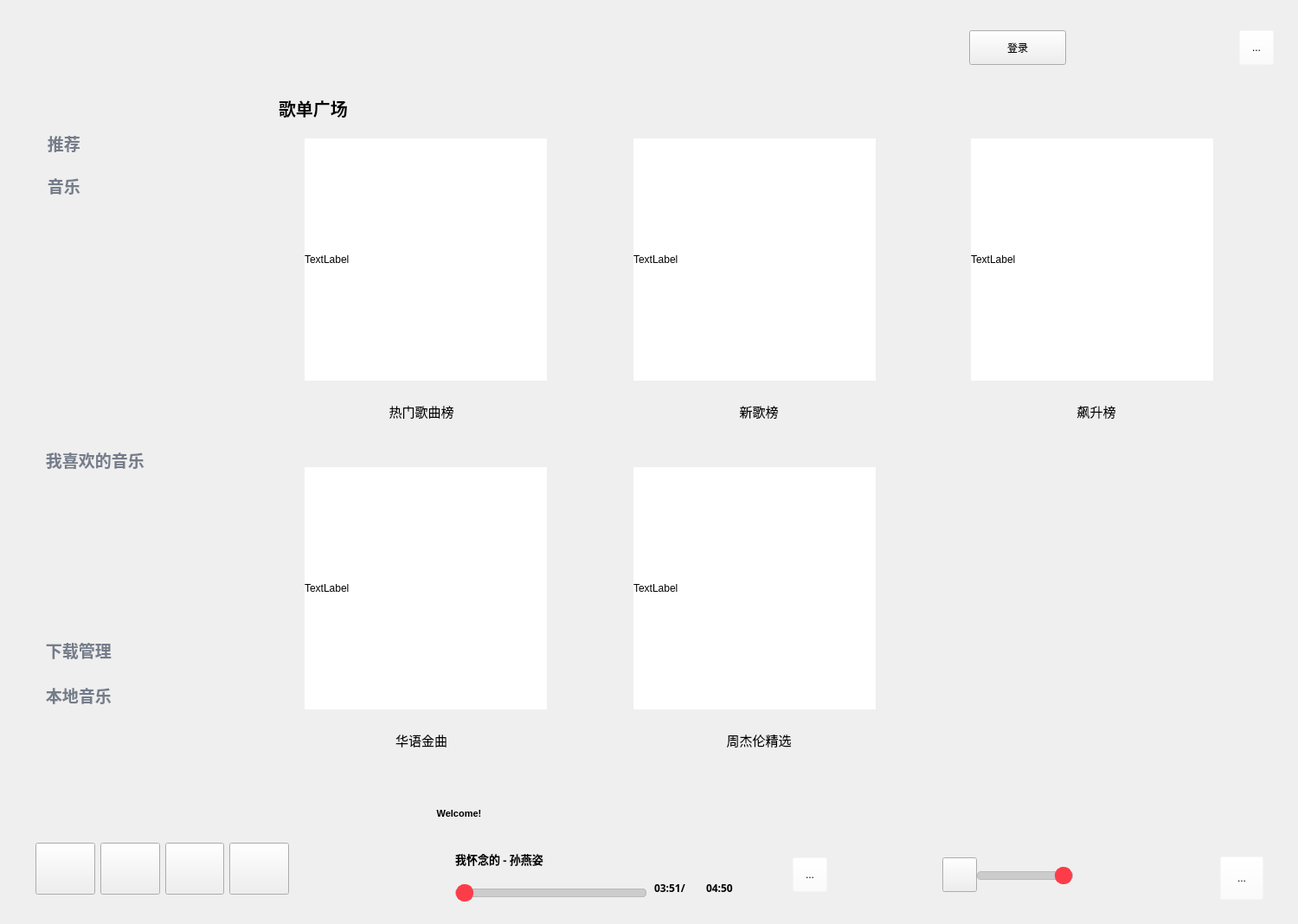
<?xml version="1.0" encoding="UTF-8"?>
<ui version="4.0">
 <class>Widget</class>
 <widget class="QWidget" name="Widget">
  <property name="geometry">
   <rect>
    <x>0</x>
    <y>0</y>
    <width>1500</width>
    <height>1068</height>
   </rect>
  </property>
  <property name="windowTitle">
   <string>Widget</string>
  </property>
  <widget class="QLabel" name="currentLyric">
   <property name="geometry">
    <rect>
     <x>320</x>
     <y>920</y>
     <width>421</width>
     <height>41</height>
    </rect>
   </property>
   <property name="font">
    <font>
     <family>Microsoft YaHei UI</family>
     <pointsize>8</pointsize>
     <weight>75</weight>
     <bold>true</bold>
     <kerning>true</kerning>
    </font>
   </property>
   <property name="text">
    <string>Welcome!</string>
   </property>
   <property name="alignment">
    <set>Qt::AlignCenter</set>
   </property>
  </widget>
  <widget class="QStackedWidget" name="stackedWidget">
   <property name="geometry">
    <rect>
     <x>292</x>
     <y>80</y>
     <width>1200</width>
     <height>850</height>
    </rect>
   </property>
   <property name="styleSheet">
    <string notr="true"/>
   </property>
   <property name="currentIndex">
    <number>1</number>
   </property>
   <widget class="QWidget" name="page_music">
    <widget class="RotateWidget" name="PostWidget" native="true">
     <property name="geometry">
      <rect>
       <x>120</x>
       <y>220</y>
       <width>400</width>
       <height>400</height>
      </rect>
     </property>
     <property name="sizePolicy">
      <sizepolicy hsizetype="Fixed" vsizetype="Fixed">
       <horstretch>0</horstretch>
       <verstretch>0</verstretch>
      </sizepolicy>
     </property>
     <property name="minimumSize">
      <size>
       <width>400</width>
       <height>400</height>
      </size>
     </property>
    </widget>
    <widget class="QWidget" name="widget_4" native="true">
     <property name="geometry">
      <rect>
       <x>630</x>
       <y>120</y>
       <width>461</width>
       <height>671</height>
      </rect>
     </property>
     <layout class="QVBoxLayout" name="verticalLayout">
      <item>
       <widget class="QLabel" name="lyricLabel_1">
        <property name="minimumSize">
         <size>
          <width>200</width>
          <height>40</height>
         </size>
        </property>
        <property name="font">
         <font>
          <pointsize>12</pointsize>
         </font>
        </property>
        <property name="text">
         <string/>
        </property>
        <property name="alignment">
         <set>Qt::AlignLeading|Qt::AlignLeft|Qt::AlignVCenter</set>
        </property>
        <property name="wordWrap">
         <bool>true</bool>
        </property>
       </widget>
      </item>
      <item>
       <widget class="QLabel" name="lyricLabel_2">
        <property name="minimumSize">
         <size>
          <width>200</width>
          <height>40</height>
         </size>
        </property>
        <property name="font">
         <font>
          <pointsize>12</pointsize>
         </font>
        </property>
        <property name="text">
         <string/>
        </property>
        <property name="alignment">
         <set>Qt::AlignLeading|Qt::AlignLeft|Qt::AlignVCenter</set>
        </property>
        <property name="wordWrap">
         <bool>true</bool>
        </property>
       </widget>
      </item>
      <item>
       <widget class="QLabel" name="lyricLabel_3">
        <property name="minimumSize">
         <size>
          <width>250</width>
          <height>50</height>
         </size>
        </property>
        <property name="font">
         <font>
          <family>微软雅黑</family>
          <pointsize>14</pointsize>
          <weight>75</weight>
          <bold>true</bold>
          <underline>false</underline>
         </font>
        </property>
        <property name="text">
         <string>Welcome!</string>
        </property>
        <property name="alignment">
         <set>Qt::AlignLeading|Qt::AlignLeft|Qt::AlignVCenter</set>
        </property>
        <property name="wordWrap">
         <bool>true</bool>
        </property>
       </widget>
      </item>
      <item>
       <widget class="QLabel" name="lyricLabel_4">
        <property name="minimumSize">
         <size>
          <width>200</width>
          <height>40</height>
         </size>
        </property>
        <property name="font">
         <font>
          <pointsize>12</pointsize>
         </font>
        </property>
        <property name="text">
         <string/>
        </property>
        <property name="alignment">
         <set>Qt::AlignLeading|Qt::AlignLeft|Qt::AlignVCenter</set>
        </property>
        <property name="wordWrap">
         <bool>true</bool>
        </property>
       </widget>
      </item>
      <item>
       <widget class="QLabel" name="lyricLabel_5">
        <property name="minimumSize">
         <size>
          <width>200</width>
          <height>40</height>
         </size>
        </property>
        <property name="font">
         <font>
          <pointsize>12</pointsize>
         </font>
        </property>
        <property name="text">
         <string/>
        </property>
        <property name="alignment">
         <set>Qt::AlignLeading|Qt::AlignLeft|Qt::AlignVCenter</set>
        </property>
        <property name="wordWrap">
         <bool>true</bool>
        </property>
       </widget>
      </item>
      <item>
       <widget class="QLabel" name="lyricLabel_6">
        <property name="minimumSize">
         <size>
          <width>200</width>
          <height>40</height>
         </size>
        </property>
        <property name="font">
         <font>
          <pointsize>12</pointsize>
         </font>
        </property>
        <property name="styleSheet">
         <string notr="true"/>
        </property>
        <property name="text">
         <string/>
        </property>
        <property name="alignment">
         <set>Qt::AlignLeading|Qt::AlignLeft|Qt::AlignVCenter</set>
        </property>
        <property name="wordWrap">
         <bool>true</bool>
        </property>
       </widget>
      </item>
      <item>
       <widget class="QLabel" name="lyricLabel_7">
        <property name="minimumSize">
         <size>
          <width>200</width>
          <height>40</height>
         </size>
        </property>
        <property name="font">
         <font>
          <pointsize>12</pointsize>
         </font>
        </property>
        <property name="styleSheet">
         <string notr="true"/>
        </property>
        <property name="text">
         <string/>
        </property>
        <property name="alignment">
         <set>Qt::AlignLeading|Qt::AlignLeft|Qt::AlignVCenter</set>
        </property>
        <property name="wordWrap">
         <bool>true</bool>
        </property>
       </widget>
      </item>
      <item>
       <widget class="QLabel" name="lyricLabel_8">
        <property name="minimumSize">
         <size>
          <width>200</width>
          <height>40</height>
         </size>
        </property>
        <property name="font">
         <font>
          <pointsize>12</pointsize>
         </font>
        </property>
        <property name="styleSheet">
         <string notr="true"/>
        </property>
        <property name="text">
         <string/>
        </property>
        <property name="alignment">
         <set>Qt::AlignLeading|Qt::AlignLeft|Qt::AlignVCenter</set>
        </property>
        <property name="wordWrap">
         <bool>true</bool>
        </property>
       </widget>
      </item>
      <item>
       <widget class="QLabel" name="lyricLabel_9">
        <property name="minimumSize">
         <size>
          <width>200</width>
          <height>40</height>
         </size>
        </property>
        <property name="font">
         <font>
          <pointsize>12</pointsize>
         </font>
        </property>
        <property name="styleSheet">
         <string notr="true"/>
        </property>
        <property name="text">
         <string/>
        </property>
        <property name="alignment">
         <set>Qt::AlignLeading|Qt::AlignLeft|Qt::AlignVCenter</set>
        </property>
        <property name="wordWrap">
         <bool>true</bool>
        </property>
       </widget>
      </item>
     </layout>
    </widget>
   </widget>
   <widget class="QWidget" name="page_home">
    <widget class="QLabel" name="label_enter_hotlist">
     <property name="geometry">
      <rect>
       <x>60</x>
       <y>80</y>
       <width>280</width>
       <height>280</height>
      </rect>
     </property>
     <property name="mouseTracking">
      <bool>true</bool>
     </property>
     <property name="styleSheet">
      <string notr="true">background-color: rgb(255, 255, 255);</string>
     </property>
     <property name="text">
      <string>TextLabel</string>
     </property>
    </widget>
    <widget class="QLabel" name="label_enter_newlist">
     <property name="geometry">
      <rect>
       <x>440</x>
       <y>80</y>
       <width>280</width>
       <height>280</height>
      </rect>
     </property>
     <property name="styleSheet">
      <string notr="true">background-color: rgb(255, 255, 255);</string>
     </property>
     <property name="text">
      <string>TextLabel</string>
     </property>
    </widget>
    <widget class="QLabel" name="label_enter_uplist">
     <property name="geometry">
      <rect>
       <x>830</x>
       <y>80</y>
       <width>280</width>
       <height>280</height>
      </rect>
     </property>
     <property name="styleSheet">
      <string notr="true">background-color: rgb(255, 255, 255);</string>
     </property>
     <property name="text">
      <string>TextLabel</string>
     </property>
    </widget>
    <widget class="QLabel" name="label_enter_goldlist">
     <property name="geometry">
      <rect>
       <x>60</x>
       <y>460</y>
       <width>280</width>
       <height>280</height>
      </rect>
     </property>
     <property name="styleSheet">
      <string notr="true">background-color: rgb(255, 255, 255);</string>
     </property>
     <property name="text">
      <string>TextLabel</string>
     </property>
    </widget>
    <widget class="QLabel" name="label_enter_jaylist">
     <property name="geometry">
      <rect>
       <x>440</x>
       <y>460</y>
       <width>280</width>
       <height>280</height>
      </rect>
     </property>
     <property name="styleSheet">
      <string notr="true">background-color: rgb(255, 255, 255);</string>
     </property>
     <property name="text">
      <string>TextLabel</string>
     </property>
    </widget>
    <widget class="QLabel" name="label_6">
     <property name="geometry">
      <rect>
       <x>30</x>
       <y>20</y>
       <width>261</width>
       <height>50</height>
      </rect>
     </property>
     <property name="font">
      <font>
       <family>Microsoft YaHei UI</family>
       <pointsize>15</pointsize>
       <weight>75</weight>
       <bold>true</bold>
      </font>
     </property>
     <property name="text">
      <string>歌单广场</string>
     </property>
    </widget>
    <widget class="QLabel" name="label_7">
     <property name="geometry">
      <rect>
       <x>130</x>
       <y>370</y>
       <width>130</width>
       <height>50</height>
      </rect>
     </property>
     <property name="font">
      <font>
       <family>Microsoft YaHei UI</family>
       <pointsize>11</pointsize>
      </font>
     </property>
     <property name="text">
      <string>热门歌曲榜</string>
     </property>
     <property name="alignment">
      <set>Qt::AlignCenter</set>
     </property>
    </widget>
    <widget class="QLabel" name="label_8">
     <property name="geometry">
      <rect>
       <x>520</x>
       <y>370</y>
       <width>130</width>
       <height>50</height>
      </rect>
     </property>
     <property name="font">
      <font>
       <family>Microsoft YaHei UI</family>
       <pointsize>11</pointsize>
      </font>
     </property>
     <property name="text">
      <string>新歌榜</string>
     </property>
     <property name="alignment">
      <set>Qt::AlignCenter</set>
     </property>
    </widget>
    <widget class="QLabel" name="label_9">
     <property name="geometry">
      <rect>
       <x>910</x>
       <y>370</y>
       <width>130</width>
       <height>50</height>
      </rect>
     </property>
     <property name="font">
      <font>
       <family>Microsoft YaHei UI</family>
       <pointsize>11</pointsize>
      </font>
     </property>
     <property name="text">
      <string>飙升榜</string>
     </property>
     <property name="alignment">
      <set>Qt::AlignCenter</set>
     </property>
    </widget>
    <widget class="QLabel" name="label_10">
     <property name="geometry">
      <rect>
       <x>130</x>
       <y>750</y>
       <width>130</width>
       <height>50</height>
      </rect>
     </property>
     <property name="font">
      <font>
       <family>Microsoft YaHei UI</family>
       <pointsize>11</pointsize>
      </font>
     </property>
     <property name="text">
      <string>华语金曲</string>
     </property>
     <property name="alignment">
      <set>Qt::AlignCenter</set>
     </property>
    </widget>
    <widget class="QLabel" name="label_11">
     <property name="geometry">
      <rect>
       <x>520</x>
       <y>750</y>
       <width>130</width>
       <height>50</height>
      </rect>
     </property>
     <property name="font">
      <font>
       <family>Microsoft YaHei UI</family>
       <pointsize>11</pointsize>
      </font>
     </property>
     <property name="text">
      <string>周杰伦精选</string>
     </property>
     <property name="alignment">
      <set>Qt::AlignCenter</set>
     </property>
    </widget>
   </widget>
   <widget class="QWidget" name="page_search"/>
   <widget class="QWidget" name="page_love">
    <widget class="QLabel" name="label_likeCover">
     <property name="geometry">
      <rect>
       <x>60</x>
       <y>40</y>
       <width>300</width>
       <height>300</height>
      </rect>
     </property>
     <property name="styleSheet">
      <string notr="true">background-color: rgb(255, 255, 255);</string>
     </property>
     <property name="text">
      <string>喜欢列表封面</string>
     </property>
    </widget>
    <widget class="QLabel" name="label_likeTitle">
     <property name="geometry">
      <rect>
       <x>400</x>
       <y>40</y>
       <width>300</width>
       <height>60</height>
      </rect>
     </property>
     <property name="font">
      <font>
       <family>Microsoft YaHei UI</family>
       <pointsize>15</pointsize>
       <weight>75</weight>
       <bold>true</bold>
      </font>
     </property>
     <property name="styleSheet">
      <string notr="true"/>
     </property>
     <property name="text">
      <string>我喜欢的音乐</string>
     </property>
    </widget>
    <widget class="QPushButton" name="pushButton_likePlay">
     <property name="geometry">
      <rect>
       <x>400</x>
       <y>270</y>
       <width>160</width>
       <height>70</height>
      </rect>
     </property>
     <property name="font">
      <font>
       <family>Microsoft YaHei UI</family>
       <pointsize>-1</pointsize>
      </font>
     </property>
     <property name="styleSheet">
      <string notr="true">QPushButton
{
    border-radius: 15px; /* 圆角半径 */
    padding: 5px; /* 内边距，避免文本紧贴边框 */
    background-color: #FC3D49; /* 背景颜色 */
    font-size: 23px; /* 字体大小*/
	color: #ffffff;
}
QPushButton:hover
{
    background-color: #e63742; /* 背景颜色 */
}

</string>
     </property>
     <property name="text">
      <string>播放</string>
     </property>
    </widget>
    <widget class="QListWidget" name="listWidget_like">
     <property name="geometry">
      <rect>
       <x>40</x>
       <y>369</y>
       <width>1135</width>
       <height>441</height>
      </rect>
     </property>
     <property name="styleSheet">
      <string notr="true">QListWidget {
    background-color: transparent; /* 设置QListWidget的背景为透明 */
    border: none; /* 不显示边框 */
    border-radius: 10px; /* 整体圆角 */
	outline:0px;
}

QListWidget::item {
    /*height: 150px; /* 设置每一项的高度 */
    border-radius: 10px; /* 每一项也设置圆角 */
    /*padding: 10px; /* 设置内边距 */
}

QListWidget::item:selected {
    /*background-color: #4CAF50; /* 选中项的背景颜色 */
    /*color: white; /* 选中项的文字颜色 */
}

QListWidget::item:hover {
    background-color: #f0f0f0; /* 鼠标悬停时项的背景颜色 */
    border-radius: 10px; /* 保持圆角 */
}
</string>
     </property>
    </widget>
   </widget>
   <widget class="QWidget" name="page_list">
    <widget class="QLabel" name="label_listCover">
     <property name="geometry">
      <rect>
       <x>60</x>
       <y>40</y>
       <width>300</width>
       <height>300</height>
      </rect>
     </property>
     <property name="styleSheet">
      <string notr="true"/>
     </property>
     <property name="text">
      <string/>
     </property>
    </widget>
    <widget class="QLabel" name="label_listTitle">
     <property name="geometry">
      <rect>
       <x>400</x>
       <y>40</y>
       <width>300</width>
       <height>60</height>
      </rect>
     </property>
     <property name="font">
      <font>
       <family>Microsoft YaHei UI</family>
       <pointsize>15</pointsize>
       <weight>75</weight>
       <bold>true</bold>
      </font>
     </property>
     <property name="styleSheet">
      <string notr="true"/>
     </property>
     <property name="text">
      <string>我喜欢的音乐-1</string>
     </property>
     <property name="alignment">
      <set>Qt::AlignLeading|Qt::AlignLeft|Qt::AlignTop</set>
     </property>
    </widget>
    <widget class="QPushButton" name="pushButton_listPlay">
     <property name="geometry">
      <rect>
       <x>400</x>
       <y>270</y>
       <width>160</width>
       <height>70</height>
      </rect>
     </property>
     <property name="font">
      <font>
       <family>Microsoft YaHei UI</family>
       <pointsize>-1</pointsize>
      </font>
     </property>
     <property name="styleSheet">
      <string notr="true">QPushButton
{
    border-radius: 15px; /* 圆角半径 */
    padding: 5px; /* 内边距，避免文本紧贴边框 */
    background-color: #FC3D49; /* 背景颜色 */
    font-size: 23px; /* 字体大小*/
	color: #ffffff;
}
QPushButton:hover
{
    background-color: #e63742; /* 背景颜色 */
}

</string>
     </property>
     <property name="text">
      <string>播放</string>
     </property>
    </widget>
    <widget class="QListWidget" name="listWidget_list">
     <property name="geometry">
      <rect>
       <x>40</x>
       <y>369</y>
       <width>1138</width>
       <height>465</height>
      </rect>
     </property>
     <property name="styleSheet">
      <string notr="true">QListWidget {
    background-color: transparent; /* 设置QListWidget的背景为透明 */
    border: none; /* 不显示边框 */
    border-radius: 10px; /* 整体圆角 */
	outline:0px;
}

QListWidget::item {
    /*height: 150px; /* 设置每一项的高度 */
    border-radius: 10px; /* 每一项也设置圆角 */
    /*padding: 10px; /* 设置内边距 */
}

QListWidget::item:selected {
    /*background-color: #4CAF50; /* 选中项的背景颜色 */
    /*color: white; /* 选中项的文字颜色 */
}

QListWidget::item:hover {
    background-color: #f0f0f0; /* 鼠标悬停时项的背景颜色 */
    border-radius: 10px; /* 保持圆角 */
}

/* 自定义滑动条的样式 */
QScrollBar:vertical {
    border: none; /* 移除边框 */
    background: #f0f0f0; /* 滑动条背景色 */
    width: 8px; /* 设置滑动条宽度 */
    margin: 0px 0px 0px 0px; /* 滑动条上下的边距 */
    border-radius: 4px; /* 圆角效果 */
}

QScrollBar::handle:vertical {
    background: #bfbfbf; /* 滑块颜色 */
    border-radius: 4px; /* 圆角效果 */
    min-height: 20px; /* 滑块的最小高度 */
}

QScrollBar::handle:vertical:hover {
    background: #a6a6a6; /* 悬停时滑块的颜色 */
}

QScrollBar::add-line:vertical, QScrollBar::sub-line:vertical {
    background: none; /* 隐藏滑动条上下的按钮 */
    height: 0px; /* 移除按钮高度 */
    width: 0px;
}

/* 防止滑块超出范围 */
QScrollBar::add-page:vertical, QScrollBar::sub-page:vertical {
    background: none;
}
</string>
     </property>
    </widget>
   </widget>
   <widget class="QWidget" name="page_download"/>
   <widget class="QWidget" name="page_local"/>
  </widget>
  <widget class="QPushButton" name="pushButton_page_music">
   <property name="geometry">
    <rect>
     <x>38</x>
     <y>190</y>
     <width>222</width>
     <height>48</height>
    </rect>
   </property>
   <property name="font">
    <font>
     <family>微软雅黑 Light</family>
     <pointsize>-1</pointsize>
     <weight>75</weight>
     <bold>true</bold>
    </font>
   </property>
   <property name="styleSheet">
    <string notr="true">QPushButton {
    background-color: transparent;
    border: 2px solid transparent;
    border-radius: 10px;
	text-align: left; padding-left: 10px;
    color: #757c8a;
	font-size: 19px;
}

QPushButton:hover {
    background-color: rgba(169, 169, 169, 0.5);  /* 灰色提示 */
}
</string>
   </property>
   <property name="text">
    <string> 音乐</string>
   </property>
   <property name="icon">
    <iconset resource="resource.qrc">
     <normaloff>:/img/page_play.png</normaloff>:/img/page_play.png</iconset>
   </property>
   <property name="iconSize">
    <size>
     <width>34</width>
     <height>34</height>
    </size>
   </property>
  </widget>
  <widget class="QPushButton" name="pushButton_page_home">
   <property name="geometry">
    <rect>
     <x>38</x>
     <y>141</y>
     <width>222</width>
     <height>48</height>
    </rect>
   </property>
   <property name="font">
    <font>
     <family>微软雅黑 Light</family>
     <pointsize>-1</pointsize>
     <weight>75</weight>
     <bold>true</bold>
    </font>
   </property>
   <property name="styleSheet">
    <string notr="true">QPushButton {
    background-color: transparent;
    border: 2px solid transparent;
    border-radius: 10px;
    /*padding: 10px 15px;*/
	color: #757c8a;
	font-size: 19px;
	text-align: left; padding-left: 10px;
}

QPushButton:hover {
    background-color: rgba(169, 169, 169, 0.5);  /* 灰色提示 */
}

</string>
   </property>
   <property name="text">
    <string> 推荐</string>
   </property>
   <property name="icon">
    <iconset resource="resource.qrc">
     <normaloff>:/img/page_home.png</normaloff>:/img/page_home.png</iconset>
   </property>
   <property name="iconSize">
    <size>
     <width>34</width>
     <height>34</height>
    </size>
   </property>
  </widget>
  <widget class="QPushButton" name="pushButton_page_love">
   <property name="geometry">
    <rect>
     <x>36</x>
     <y>507</y>
     <width>222</width>
     <height>48</height>
    </rect>
   </property>
   <property name="font">
    <font>
     <family>微软雅黑 Light</family>
     <pointsize>-1</pointsize>
     <weight>75</weight>
     <bold>true</bold>
    </font>
   </property>
   <property name="styleSheet">
    <string notr="true">QPushButton {
    background-color: transparent;
    border: 2px solid transparent;
    border-radius: 10px;
   	text-align: left; padding-left: 10px;
    color: #757c8a;
	font-size: 19px;
}

QPushButton:hover {
    background-color: rgba(169, 169, 169, 0.5);  /* 灰色提示 */
}
</string>
   </property>
   <property name="text">
    <string> 我喜欢的音乐</string>
   </property>
   <property name="icon">
    <iconset resource="resource.qrc">
     <normaloff>:/img/list_love.png</normaloff>:/img/list_love.png</iconset>
   </property>
   <property name="iconSize">
    <size>
     <width>30</width>
     <height>30</height>
    </size>
   </property>
  </widget>
  <widget class="QPushButton" name="pushButton_page_download">
   <property name="geometry">
    <rect>
     <x>36</x>
     <y>727</y>
     <width>222</width>
     <height>48</height>
    </rect>
   </property>
   <property name="font">
    <font>
     <family>微软雅黑 Light</family>
     <pointsize>-1</pointsize>
     <weight>75</weight>
     <bold>true</bold>
    </font>
   </property>
   <property name="styleSheet">
    <string notr="true">QPushButton {
    background-color: transparent;
    border: 2px solid transparent;
    border-radius: 10px;
    text-align: left; padding-left: 10px;
    color: #757c8a;
	font-size: 19px;
}

QPushButton:hover {
    background-color: rgba(169, 169, 169, 0.5);  /* 灰色提示 */
}
</string>
   </property>
   <property name="text">
    <string> 下载管理</string>
   </property>
   <property name="icon">
    <iconset resource="resource.qrc">
     <normaloff>:/img/list_download.png</normaloff>:/img/list_download.png</iconset>
   </property>
   <property name="iconSize">
    <size>
     <width>34</width>
     <height>34</height>
    </size>
   </property>
  </widget>
  <widget class="QPushButton" name="pushButton_page_local">
   <property name="geometry">
    <rect>
     <x>36</x>
     <y>779</y>
     <width>222</width>
     <height>48</height>
    </rect>
   </property>
   <property name="font">
    <font>
     <family>微软雅黑 Light</family>
     <pointsize>-1</pointsize>
     <weight>75</weight>
     <bold>true</bold>
    </font>
   </property>
   <property name="styleSheet">
    <string notr="true">QPushButton {
    background-color: transparent;
    border: 2px solid transparent;
    border-radius: 10px;
    text-align: left; padding-left: 10px;
    color: #757c8a;
	font-size: 19px;
}

QPushButton:hover {
    background-color: rgba(169, 169, 169, 0.5);  /* 灰色提示 */
}
</string>
   </property>
   <property name="text">
    <string> 本地音乐</string>
   </property>
   <property name="icon">
    <iconset resource="resource.qrc">
     <normaloff>:/img/list_local.png</normaloff>:/img/list_local.png</iconset>
   </property>
   <property name="iconSize">
    <size>
     <width>34</width>
     <height>34</height>
    </size>
   </property>
  </widget>
  <widget class="QPushButton" name="pushButton_login">
   <property name="geometry">
    <rect>
     <x>1120</x>
     <y>35</y>
     <width>112</width>
     <height>40</height>
    </rect>
   </property>
   <property name="text">
    <string>登录</string>
   </property>
  </widget>
  <widget class="QToolButton" name="toolButton_playlist">
   <property name="geometry">
    <rect>
     <x>1410</x>
     <y>990</y>
     <width>50</width>
     <height>50</height>
    </rect>
   </property>
   <property name="styleSheet">
    <string notr="true">background-color:rgba(255,255,255,0);</string>
   </property>
   <property name="text">
    <string>...</string>
   </property>
   <property name="icon">
    <iconset resource="resource.qrc">
     <normaloff>:/img/icon_playlist.png</normaloff>:/img/icon_playlist.png</iconset>
   </property>
   <property name="iconSize">
    <size>
     <width>50</width>
     <height>50</height>
    </size>
   </property>
  </widget>
  <widget class="QToolButton" name="toolButton_settings">
   <property name="geometry">
    <rect>
     <x>1432</x>
     <y>35</y>
     <width>40</width>
     <height>40</height>
    </rect>
   </property>
   <property name="styleSheet">
    <string notr="true">QToolButton
{
	background-color:rgba(255,255,255,0);
}

QToolButton::menu-indicator
{
     /* 该代码用于设计隐藏三角形箭头 */
     width:0px;

}
</string>
   </property>
   <property name="text">
    <string>...</string>
   </property>
   <property name="icon">
    <iconset resource="resource.qrc">
     <normaloff>:/img/setting.png</normaloff>:/img/setting.png</iconset>
   </property>
   <property name="iconSize">
    <size>
     <width>40</width>
     <height>40</height>
    </size>
   </property>
   <property name="arrowType">
    <enum>Qt::NoArrow</enum>
   </property>
  </widget>
  <widget class="QToolButton" name="toolButton_like">
   <property name="geometry">
    <rect>
     <x>916</x>
     <y>991</y>
     <width>40</width>
     <height>40</height>
    </rect>
   </property>
   <property name="minimumSize">
    <size>
     <width>40</width>
     <height>40</height>
    </size>
   </property>
   <property name="styleSheet">
    <string notr="true">background-color:rgba(255,255,255,0);</string>
   </property>
   <property name="text">
    <string>...</string>
   </property>
   <property name="icon">
    <iconset resource="resource.qrc">
     <normaloff>:/img/dislike.png</normaloff>:/img/dislike.png</iconset>
   </property>
   <property name="iconSize">
    <size>
     <width>40</width>
     <height>40</height>
    </size>
   </property>
  </widget>
  <widget class="QWidget" name="widget" native="true">
   <property name="geometry">
    <rect>
     <x>41</x>
     <y>961</y>
     <width>293</width>
     <height>86</height>
    </rect>
   </property>
   <property name="minimumSize">
    <size>
     <width>293</width>
     <height>86</height>
    </size>
   </property>
   <layout class="QHBoxLayout" name="horizontalLayout">
    <item>
     <widget class="QPushButton" name="prevBtn">
      <property name="minimumSize">
       <size>
        <width>60</width>
        <height>60</height>
       </size>
      </property>
      <property name="text">
       <string/>
      </property>
     </widget>
    </item>
    <item>
     <widget class="QPushButton" name="playerBtn">
      <property name="minimumSize">
       <size>
        <width>60</width>
        <height>60</height>
       </size>
      </property>
      <property name="text">
       <string/>
      </property>
     </widget>
    </item>
    <item>
     <widget class="QPushButton" name="nextBtn">
      <property name="minimumSize">
       <size>
        <width>60</width>
        <height>60</height>
       </size>
      </property>
      <property name="text">
       <string/>
      </property>
     </widget>
    </item>
    <item>
     <widget class="QPushButton" name="modeBtn">
      <property name="minimumSize">
       <size>
        <width>60</width>
        <height>60</height>
       </size>
      </property>
      <property name="text">
       <string/>
      </property>
     </widget>
    </item>
   </layout>
  </widget>
  <widget class="QWidget" name="widget_2" native="true">
   <property name="geometry">
    <rect>
     <x>446</x>
     <y>961</y>
     <width>461</width>
     <height>101</height>
    </rect>
   </property>
   <property name="minimumSize">
    <size>
     <width>461</width>
     <height>101</height>
    </size>
   </property>
   <widget class="QLabel" name="albumPic">
    <property name="geometry">
     <rect>
      <x>10</x>
      <y>20</y>
      <width>60</width>
      <height>60</height>
     </rect>
    </property>
    <property name="minimumSize">
     <size>
      <width>60</width>
      <height>60</height>
     </size>
    </property>
    <property name="styleSheet">
     <string notr="true">QLabel {
    /*border-radius: 10px;  /* 设置圆角半径 */
    /*padding: 5px;  /* 可选，给文本周围留些空白 */

}</string>
    </property>
    <property name="text">
     <string/>
    </property>
   </widget>
   <widget class="QSlider" name="processBar">
    <property name="geometry">
     <rect>
      <x>80</x>
      <y>60</y>
      <width>221</width>
      <height>22</height>
     </rect>
    </property>
    <property name="sizePolicy">
     <sizepolicy hsizetype="Preferred" vsizetype="Preferred">
      <horstretch>0</horstretch>
      <verstretch>0</verstretch>
     </sizepolicy>
    </property>
    <property name="styleSheet">
     <string notr="true">QSlider::groove:horizontal {
    border: 1px solid #bbb; /* 滑槽的边框颜色 */
    background: #ccc; /* 滑槽的背景颜色 */
    height: 8px; /* 滑槽的高度 */
    border-radius: 4px; /* 滑槽的圆角半径 */
}
 
QSlider::handle:horizontal {
    background: #FC3D49; /* 滑块的背景颜色 */
    border: 1px solid #FC3D49; /* 滑块的边框颜色 */
    width: 18px; /* 滑块的宽度 */
    height: 18px; /* 滑块的高度 */
    border-radius: 9px; /* 滑块的圆角半径，确保滑块是圆形 */
    margin: -6px 0; /* 滑块超出滑槽的边距 */
}
 
QSlider::sub-page:horizontal {
    /* 使用线性渐变实现已通过部分的渐变效果 */
    background: qlineargradient(
        spread: pad, /* 填充模式 */
        x1: 0, y1: 0, /* 起点位置 */
        x2: 1, y2: 0, /* 终点位置（水平渐变） */
        stop: 0 #FC3D49, /* 起始颜色 */
        stop: 1 #fc9c9e /* 结束颜色 */
    );
    /*border: 1px solid #FC3D49; /* 已通过部分的边框颜色 */
    height: 8px; /* 已通过部分的高度 */
    border-radius: 4px; /* 已通过部分的圆角半径 */
}
 
QSlider::add-page:horizontal {
    background: #ccc; /* 未通过部分的背景颜色 */
    border: 1px solid #bbb; /* 未通过部分的边框颜色 */
    height: 8px; /* 未通过部分的高度 */
    border-radius: 4px; /* 未通过部分的圆角半径 */
}
</string>
    </property>
    <property name="orientation">
     <enum>Qt::Horizontal</enum>
    </property>
   </widget>
   <widget class="QLabel" name="songName">
    <property name="geometry">
     <rect>
      <x>80</x>
      <y>20</y>
      <width>350</width>
      <height>23</height>
     </rect>
    </property>
    <property name="font">
     <font>
      <family>Microsoft YaHei UI Light</family>
      <pointsize>10</pointsize>
      <weight>75</weight>
      <bold>true</bold>
     </font>
    </property>
    <property name="text">
     <string>我怀念的 - 孙燕姿</string>
    </property>
   </widget>
   <widget class="QLabel" name="currentTime">
    <property name="geometry">
     <rect>
      <x>310</x>
      <y>50</y>
      <width>61</width>
      <height>30</height>
     </rect>
    </property>
    <property name="font">
     <font>
      <family>微软雅黑 Light</family>
      <weight>75</weight>
      <bold>true</bold>
     </font>
    </property>
    <property name="text">
     <string>03:51/</string>
    </property>
   </widget>
   <widget class="QLabel" name="totalTime">
    <property name="geometry">
     <rect>
      <x>370</x>
      <y>50</y>
      <width>60</width>
      <height>30</height>
     </rect>
    </property>
    <property name="font">
     <font>
      <family>微软雅黑 Light</family>
      <weight>75</weight>
      <bold>true</bold>
     </font>
    </property>
    <property name="text">
     <string>04:50</string>
    </property>
   </widget>
  </widget>
  <widget class="QWidget" name="widget_3" native="true">
   <property name="geometry">
    <rect>
     <x>1079</x>
     <y>961</y>
     <width>181</width>
     <height>101</height>
    </rect>
   </property>
   <property name="minimumSize">
    <size>
     <width>181</width>
     <height>80</height>
    </size>
   </property>
   <widget class="QSlider" name="soundBar">
    <property name="geometry">
     <rect>
      <x>50</x>
      <y>40</y>
      <width>111</width>
      <height>22</height>
     </rect>
    </property>
    <property name="styleSheet">
     <string notr="true">QSlider::groove:horizontal {
    border: 1px solid #bbb; /* 滑槽的边框颜色 */
    background: #ccc; /* 滑槽的背景颜色 */
    height: 8px; /* 滑槽的高度 */
    border-radius: 4px; /* 滑槽的圆角半径 */
}
 
QSlider::handle:horizontal {
    background: #FC3D49; /* 滑块的背景颜色 */
    border: 1px solid #FC3D49; /* 滑块的边框颜色 */
    width: 18px; /* 滑块的宽度 */
    height: 18px; /* 滑块的高度 */
    border-radius: 9px; /* 滑块的圆角半径，确保滑块是圆形 */
    margin: -6px 0; /* 滑块超出滑槽的边距 */
}
 
QSlider::sub-page:horizontal {
    /* 使用线性渐变实现已通过部分的渐变效果 */
    background: qlineargradient(
        spread: pad, /* 填充模式 */
        x1: 0, y1: 0, /* 起点位置 */
        x2: 1, y2: 0, /* 终点位置（水平渐变） */
        stop: 0 #FC3D49, /* 起始颜色 */
        stop: 1 #fc9c9e /* 结束颜色 */
    );
    /*border: 1px solid #FC3D49; /* 已通过部分的边框颜色 */
    height: 8px; /* 已通过部分的高度 */
    border-radius: 4px; /* 已通过部分的圆角半径 */
}
 
QSlider::add-page:horizontal {
    background: #ccc; /* 未通过部分的背景颜色 */
    border: 1px solid #bbb; /* 未通过部分的边框颜色 */
    height: 8px; /* 未通过部分的高度 */
    border-radius: 4px; /* 未通过部分的圆角半径 */
}</string>
    </property>
    <property name="value">
     <number>99</number>
    </property>
    <property name="orientation">
     <enum>Qt::Horizontal</enum>
    </property>
   </widget>
   <widget class="QPushButton" name="soundBtn">
    <property name="geometry">
     <rect>
      <x>10</x>
      <y>30</y>
      <width>40</width>
      <height>40</height>
     </rect>
    </property>
    <property name="text">
     <string/>
    </property>
   </widget>
  </widget>
 </widget>
 <customwidgets>
  <customwidget>
   <class>RotateWidget</class>
   <extends>QWidget</extends>
   <header location="global">rotatewidget.h</header>
   <container>1</container>
  </customwidget>
 </customwidgets>
 <resources>
  <include location="resource.qrc"/>
 </resources>
 <connections/>
</ui>
